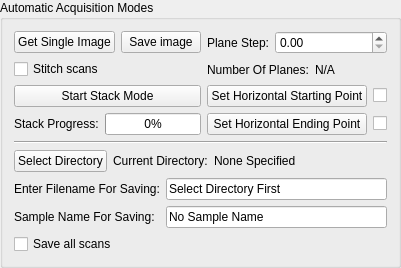
             <widget class="QGroupBox" name="groupBox_18">
              <property name="title">
               <string>Automatic Acquisition Modes</string>
              </property>
              <layout class="QVBoxLayout" name="verticalLayout_54">
               <item>
                <layout class="QHBoxLayout" name="horizontalLayout_84">
                 <item>
                  <layout class="QVBoxLayout" name="verticalLayout_55">
                   <item>
                    <layout class="QHBoxLayout" name="horizontalLayout_85">
                     <item>
                      <widget class="QPushButton" name="pushButton_getSingleImage">
                       <property name="sizePolicy">
                        <sizepolicy hsizetype="Preferred" vsizetype="Fixed">
                         <horstretch>0</horstretch>
                         <verstretch>0</verstretch>
                        </sizepolicy>
                       </property>
                       <property name="toolTip">
                        <string>Start single image acquisition</string>
                       </property>
                       <property name="text">
                        <string>Get Single Image</string>
                       </property>
                       <property name="shortcut">
                        <string>Ctrl+I</string>
                       </property>
                      </widget>
                     </item>
                     <item>
                      <widget class="QPushButton" name="pushButton_saveImage">
                       <property name="sizePolicy">
                        <sizepolicy hsizetype="Preferred" vsizetype="Fixed">
                         <horstretch>0</horstretch>
                         <verstretch>0</verstretch>
                        </sizepolicy>
                       </property>
                       <property name="toolTip">
                        <string>Save single image</string>
                       </property>
                       <property name="text">
                        <string>Save image</string>
                       </property>
                      </widget>
                     </item>
                    </layout>
                   </item>
                   <item>
                    <widget class="QCheckBox" name="checkBox_stitching">
                     <property name="sizePolicy">
                      <sizepolicy hsizetype="Fixed" vsizetype="Preferred">
                       <horstretch>0</horstretch>
                       <verstretch>0</verstretch>
                      </sizepolicy>
                     </property>
                     <property name="toolTip">
                      <string>Overlap the camera scans that form each image</string>
                     </property>
                     <property name="text">
                      <string>Stitch scans</string>
                     </property>
                    </widget>
                   </item>
                   <item>
                    <layout class="QHBoxLayout" name="horizontalLayout_86">
                     <item>
                      <widget class="QPushButton" name="pushButton_stackMode">
                       <property name="sizePolicy">
                        <sizepolicy hsizetype="Preferred" vsizetype="Fixed">
                         <horstretch>0</horstretch>
                         <verstretch>0</verstretch>
                        </sizepolicy>
                       </property>
                       <property name="toolTip">
                        <string>Start multiple images acquisition</string>
                       </property>
                       <property name="text">
                        <string>Start Stack Mode</string>
                       </property>
                       <property name="shortcut">
                        <string>Ctrl+K</string>
                       </property>
                      </widget>
                     </item>
                    </layout>
                   </item>
                   <item>
                    <layout class="QHBoxLayout" name="horizontalLayout_87">
                     <item>
                      <widget class="QLabel" name="label_83">
                       <property name="sizePolicy">
                        <sizepolicy hsizetype="Fixed" vsizetype="Preferred">
                         <horstretch>0</horstretch>
                         <verstretch>0</verstretch>
                        </sizepolicy>
                       </property>
                       <property name="text">
                        <string>Stack Progress:</string>
                       </property>
                      </widget>
                     </item>
                     <item>
                      <widget class="QProgressBar" name="progressBar_stackMode">
                       <property name="sizePolicy">
                        <sizepolicy hsizetype="Preferred" vsizetype="Fixed">
                         <horstretch>0</horstretch>
                         <verstretch>0</verstretch>
                        </sizepolicy>
                       </property>
                       <property name="toolTip">
                        <string>Progress of the stack acquisition</string>
                       </property>
                       <property name="value">
                        <number>0</number>
                       </property>
                      </widget>
                     </item>
                    </layout>
                   </item>
                  </layout>
                 </item>
                 <item>
                  <layout class="QVBoxLayout" name="verticalLayout_56">
                   <item>
                    <layout class="QHBoxLayout" name="horizontalLayout_88">
                     <item>
                      <widget class="QLabel" name="label_84">
                       <property name="sizePolicy">
                        <sizepolicy hsizetype="Fixed" vsizetype="Preferred">
                         <horstretch>0</horstretch>
                         <verstretch>0</verstretch>
                        </sizepolicy>
                       </property>
                       <property name="toolTip">
                        <string>The plane step for stack acquisition</string>
                       </property>
                       <property name="text">
                        <string>Plane Step:</string>
                       </property>
                      </widget>
                     </item>
                     <item>
                      <widget class="QDoubleSpinBox" name="doubleSpinBox_planeStep"/>
                     </item>
                    </layout>
                   </item>
                   <item>
                    <layout class="QHBoxLayout" name="horizontalLayout_89">
                     <item>
                      <widget class="QLabel" name="label_41">
                       <property name="sizePolicy">
                        <sizepolicy hsizetype="Fixed" vsizetype="Preferred">
                         <horstretch>0</horstretch>
                         <verstretch>0</verstretch>
                        </sizepolicy>
                       </property>
                       <property name="toolTip">
                        <string>Number of planes of stack acquisition</string>
                       </property>
                       <property name="text">
                        <string>Number Of Planes:</string>
                       </property>
                      </widget>
                     </item>
                     <item>
                      <widget class="QLabel" name="label_numberOfPlanes">
                       <property name="text">
                        <string>N/A</string>
                       </property>
                      </widget>
                     </item>
                    </layout>
                   </item>
                   <item>
                    <layout class="QHBoxLayout" name="horizontalLayout_90">
                     <item>
                      <widget class="QPushButton" name="pushButton_setStartPoint">
                       <property name="toolTip">
                        <string>Set the current horizontal position as starting point for stack acquisition</string>
                       </property>
                       <property name="text">
                        <string>Set Horizontal Starting Point</string>
                       </property>
                      </widget>
                     </item>
                     <item>
                      <widget class="QCheckBox" name="checkBox_setStartPoint">
                       <property name="sizePolicy">
                        <sizepolicy hsizetype="Fixed" vsizetype="Fixed">
                         <horstretch>0</horstretch>
                         <verstretch>0</verstretch>
                        </sizepolicy>
                       </property>
                       <property name="text">
                        <string/>
                       </property>
                      </widget>
                     </item>
                    </layout>
                   </item>
                   <item>
                    <layout class="QHBoxLayout" name="horizontalLayout_91">
                     <item>
                      <widget class="QPushButton" name="pushButton_setEndPoint">
                       <property name="toolTip">
                        <string>Set the current horizontal position as ending point for stack acquisition</string>
                       </property>
                       <property name="text">
                        <string>Set Horizontal Ending Point</string>
                       </property>
                      </widget>
                     </item>
                     <item>
                      <widget class="QCheckBox" name="checkBox_setEndPoint">
                       <property name="sizePolicy">
                        <sizepolicy hsizetype="Fixed" vsizetype="Fixed">
                         <horstretch>0</horstretch>
                         <verstretch>0</verstretch>
                        </sizepolicy>
                       </property>
                       <property name="text">
                        <string/>
                       </property>
                      </widget>
                     </item>
                    </layout>
                   </item>
                  </layout>
                 </item>
                </layout>
               </item>
               <item>
                <widget class="Line" name="line_28">
                 <property name="orientation">
                  <enum>Qt::Horizontal</enum>
                 </property>
                </widget>
               </item>
               <item>
                <layout class="QVBoxLayout" name="verticalLayout_57">
                 <item>
                  <layout class="QHBoxLayout" name="horizontalLayout_92">
                   <item>
                    <widget class="QPushButton" name="pushButton_selectDirectory">
                     <property name="sizePolicy">
                      <sizepolicy hsizetype="Fixed" vsizetype="Fixed">
                       <horstretch>0</horstretch>
                       <verstretch>0</verstretch>
                      </sizepolicy>
                     </property>
                     <property name="toolTip">
                      <string>Select a file directory for image saving</string>
                     </property>
                     <property name="text">
                      <string>Select Directory</string>
                     </property>
                    </widget>
                   </item>
                   <item>
                    <widget class="QLabel" name="label_42">
                     <property name="sizePolicy">
                      <sizepolicy hsizetype="Fixed" vsizetype="Preferred">
                       <horstretch>0</horstretch>
                       <verstretch>0</verstretch>
                      </sizepolicy>
                     </property>
                     <property name="text">
                      <string>Current Directory:</string>
                     </property>
                    </widget>
                   </item>
                   <item>
                    <widget class="QLabel" name="label_currentDirectory">
                     <property name="text">
                      <string>None Specified</string>
                     </property>
                    </widget>
                   </item>
                  </layout>
                 </item>
                 <item>
                  <layout class="QFormLayout" name="formLayout_18">
                   <item row="0" column="0">
                    <widget class="QLabel" name="label_45">
                     <property name="text">
                      <string>Enter Filename For Saving:</string>
                     </property>
                    </widget>
                   </item>
                   <item row="0" column="1">
                    <widget class="QLineEdit" name="lineEdit_filename">
                     <property name="text">
                      <string>Select Directory First</string>
                     </property>
                    </widget>
                   </item>
                   <item row="1" column="0">
                    <widget class="QLabel" name="label_46">
                     <property name="text">
                      <string>Sample Name For Saving:</string>
                     </property>
                    </widget>
                   </item>
                   <item row="1" column="1">
                    <widget class="QLineEdit" name="lineEdit_sampleName">
                     <property name="text">
                      <string>No Sample Name</string>
                     </property>
                    </widget>
                   </item>
                  </layout>
                 </item>
                 <item>
                  <widget class="QCheckBox" name="checkBox_saveAllFrames">
                   <property name="sizePolicy">
                    <sizepolicy hsizetype="Fixed" vsizetype="Fixed">
                     <horstretch>0</horstretch>
                     <verstretch>0</verstretch>
                    </sizepolicy>
                   </property>
                   <property name="toolTip">
                    <string>Save all the camera scans that form each image</string>
                   </property>
                   <property name="text">
                    <string>Save all scans</string>
                   </property>
                  </widget>
                 </item>
                </layout>
               </item>
              </layout>
             </widget>
